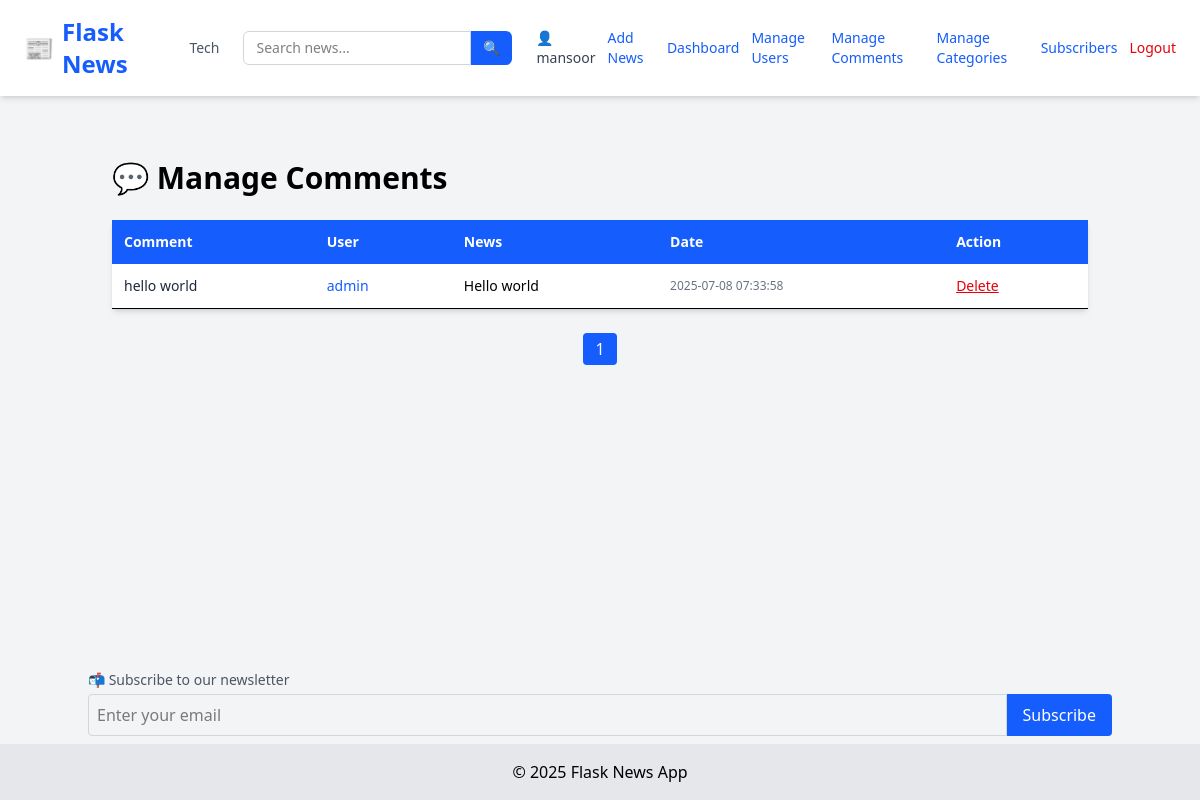
The page /admin/manage-comments (signed in) on the database its author committed.
### tables this page shows
CREATE TABLE categories (
            id INTEGER PRIMARY KEY AUTOINCREMENT,
            name TEXT UNIQUE NOT NULL
        );

CREATE TABLE users (
            id INTEGER PRIMARY KEY AUTOINCREMENT,
            username TEXT NOT NULL,
            email TEXT UNIQUE NOT NULL,
            password TEXT NOT NULL,
            role TEXT DEFAULT 'user'
        );

CREATE TABLE comments (
            id INTEGER PRIMARY KEY AUTOINCREMENT,
            content TEXT,
            created_at TEXT,
            user_id INTEGER,
            news_id INTEGER,
            FOREIGN KEY(user_id) REFERENCES users(id),
            FOREIGN KEY(news_id) REFERENCES news(id)
        );

CREATE TABLE news (
            id INTEGER PRIMARY KEY AUTOINCREMENT,
            title TEXT,
            content TEXT,
            image TEXT,
            author_id INTEGER,
            category_id INTEGER,
            view_count INTEGER DEFAULT 0,
            FOREIGN KEY(author_id) REFERENCES users(id),
            FOREIGN KEY(category_id) REFERENCES categories(id)
        );

### app/admin_routes.py (the view)
@admin.route('/admin/manage-comments')
@login_required
@admin_only
def manage_comments():
    page = int(request.args.get('page', 1))
    per_page = 10
    offset = (page - 1) * per_page
    conn = sqlite3.connect(current_app.config['DATABASE'])
    c = conn.cursor()
    c.execute("""
        SELECT comments.id, comments.content, comments.created_at, users.username, news.title
        FROM comments
        JOIN users ON comments.user_id = users.id
        JOIN news ON comments.news_id = news.id
        ORDER BY comments.created_at DESC
        LIMIT ? OFFSET ?
    """, (per_page, offset))
    comments = c.fetchall()
    c.execute("SELECT COUNT(*) FROM comments")
    total_comments = c.fetchone()[0]
    conn.close()
    total_pages = (total_comments + per_page - 1) // per_page
    return render_template(
        'admin/comments.html',
        comments=comments,
        page=page,
        total_pages=total_pages
    )

### app/__init__.py (called while the page is built)
def create_app():
    app = Flask(__name__, instance_relative_config=True)
    app.config.from_object('config.Config')
    from app.routes import main
    app.register_blueprint(main)
    from app.admin_routes import admin
    app.register_blueprint(admin)
    from app.user_routes import user
    app.register_blueprint(user)
    init_db(app)
    login_manager.init_app(app)
    @login_manager.user_loader
    def user_loader(user_id):
        return load_user(user_id)
    @app.context_processor
    def inject_now():
        return {'now': datetime.now}
    @app.context_processor
    def inject_categories():
        conn = sqlite3.connect(current_app.config['DATABASE'])
        c = conn.cursor()
        c.execute("SELECT id, name FROM categories ORDER BY name ASC")
        categories = c.fetchall()
        conn.close()
        return {'categories': categories}
    return app

### app/models.py (called while the page is built)
def load_user(user_id):
    conn = sqlite3.connect(current_app.config['DATABASE'])
    c = conn.cursor()
    c.execute("SELECT id, username,email, role FROM users WHERE id = ?", (user_id,))
    row = c.fetchone()
    conn.close()
    if row:
        return User(*row)
    return None

### app/utils.py (called while the page is built)
def admin_only(f):
    @wraps(f)
    def decorated(*args, **kwargs):
        if not current_user.is_authenticated or current_user.role != 'admin':
            abort(403)
        return f(*args, **kwargs)
    return decorated

### app/templates/admin/comments.html (shortened to what this page needs)
{% extends "layout.html" %} {% block title %}Manage Comments{% endblock %} {%
block content %}
<div class="max-w-5xl mx-auto py-10">
  <h1 class="text-3xl font-bold mb-6">💬 Manage Comments</h1>
  {% if comments %}
  <table class="w-full bg-white shadow-md rounded text-sm text-left">
    <thead class="bg-blue-600 text-white">
      <tr>
        <th class="p-3">Comment</th>
        <th class="p-3">User</th>
        <th class="p-3">News</th>
        <th class="p-3">Date</th>
        <th class="p-3">Action</th>
      </tr>
    </thead>
    <tbody>
      {% for c in comments %}
      <tr class="border-b hover:bg-gray-50">
        <td class="p-3 text-gray-800">{{ c[1] }}</td>
        <td class="p-3 text-blue-600">{{ c[3] }}</td>
        <td class="p-3">{{ c[4] }}</td>
        <td class="p-3 text-gray-500 text-xs">{{ c[2] }}</td>
        <td class="p-3">
          <form
            method="POST"
            action="{{ url_for('admin.delete_comment', comment_id=c[0]) }}"
          >
            <button
              onclick="return confirm('Are you sure?')"
              class="text-red-600 underline text-sm"
            >
              Delete
            </button>
          </form>
        </td>
      </tr>
      {% endfor %}
    </tbody>
  </table>
  <div class="mt-6 flex justify-center space-x-2">
     {% for p in range(1, total_pages + 1) %}
    <a
      href="{{ url_for('admin.manage_comments', page=p) }}"
      class="px-3 py-1 rounded {{ 'bg-blue-600 text-white' if p == page else 'bg-gray-200 hover:bg-gray-300' }}"
    >
      {{ p }}
    </a>
    {% endfor %}
  </div>
  {% else %}
  <p class="text-gray-500">No comments found.</p>
  {% endif %}
</div>
{% endblock %}

### app/templates/layout.html (shortened to what this page needs)
<!DOCTYPE html>
<html lang="en">
  <head>
    <link
      rel="stylesheet"
      href="https://cdnjs.cloudflare.com/ajax/libs/font-awesome/4.7.0/css/font-awesome.min.css"
    />
    <script src="https://cdn.jsdelivr.net/npm/@tailwindcss/browser@4"></script>
  </head>
  <body class="bg-gray-100 min-h-screen flex flex-col">
    <nav
      class="bg-white shadow-md px-6 py-4 flex flex-wrap md:flex-nowrap justify-between items-center"
    >
      <a
        href="/"
        class="text-2xl font-extrabold text-blue-600 flex items-center gap-2"
      >
        📰 <span>Flask News</span>
      </a>
      <div
        class="flex flex-wrap justify-center gap-3 mt-4 md:mt-0 md:ml-6 text-sm text-gray-600 font-medium"
      >
        {% for cat in categories %}
        <a
          href="{{ url_for('main.filter_by_category', name=cat[1]) }}"
          class="hover:text-blue-600 transition-colors"
        >
          {{ cat[1] }}
        </a>
        {% endfor %}
      </div>
      <form
        method="GET"
        action="{{ url_for('main.search') }}"
        class="flex mt-4 md:mt-0 md:ml-6"
      >
        <input
          type="text"
          name="q"
          placeholder="Search news..."
          required
          class="px-3 py-1.5 border rounded-l-md border-gray-300 focus:outline-none focus:ring focus:border-blue-500 text-sm"
        />
        <button
          type="submit"
          class="px-3 py-1.5 bg-blue-600 text-white rounded-r-md text-sm hover:bg-blue-700 transition-colors"
        >
          🔍
        </button>
      </form>
      <div class="flex items-center gap-3 mt-4 md:mt-0 md:ml-6 text-sm">
        {% if current_user.is_authenticated %}
        <a href="{{ url_for('user.user_profile', email=current_user.email) }}"
          ><span class="text-gray-700">👤 {{ current_user.username }}</span></a
        >
        {% if current_user.role == 'admin' %}
        <a href="/add" class="text-blue-600 hover:underline">Add News</a>
        <a
          href="{{url_for('admin.dashboard')}}"
          class="text-blue-600 hover:underline"
          >Dashboard</a
        >
        <a
          href="{{ url_for('admin.manage_users') }}"
          class="text-blue-600 hover:underline"
          >Manage Users</a
        >
        <a
          href="{{ url_for('admin.manage_comments') }}"
          class="text-blue-600 hover:underline"
        >
          Manage Comments</a
        >
        <a
          href="{{ url_for('admin.manage_categories') }}"
          class="text-blue-600 hover:underline"
        >
          Manage Categories</a
        >
        <a
          href="{{ url_for('admin.view_subscribers') }}"
          class="text-blue-600 hover:underline"
          >Subscribers</a
        >
        {% endif %}
        <a href="/logout" class="text-red-600 hover:underline">Logout</a>
        {% else %}
        <a href="/login" class="text-blue-600 hover:underline">Login</a>
        <a href="/register" class="text-blue-600 hover:underline">Register</a>
        {% endif %}
      </div>
    </nav>
    <main class="flex-grow container mx-auto p-6">
       {% block content %}{% endblock %}
    </main>
    <div class="container mx-auto mb-2">
      <form action="{{ url_for('user.subscribe') }}" method="POST" class="mt-4">
        <label class="block text-sm text-gray-600 mb-1"
          >📬 Subscribe to our newsletter</label
        >
        <div class="flex">
          <input
            type="email"
            name="email"
            required
            placeholder="Enter your email"
            class="w-full p-2 rounded-l border border-gray-300"
          />
          <button type="submit" class="bg-blue-600 text-white px-4 rounded-r">
            Subscribe
          </button>
        </div>
      </form>
    </div>
    <footer class="bg-gray-200 text-center py-4">
      &copy; {{ now().year }} Flask News App
    </footer>
  </body>
</html>

### rows shown on the page
categories: name "Tech"
users: username "mansoor"
comments: content "hello world", username "admin", title "Hello world", created_at "2025-07-08 07:33:58"

### other values the page prints
{{ p }} "1"
